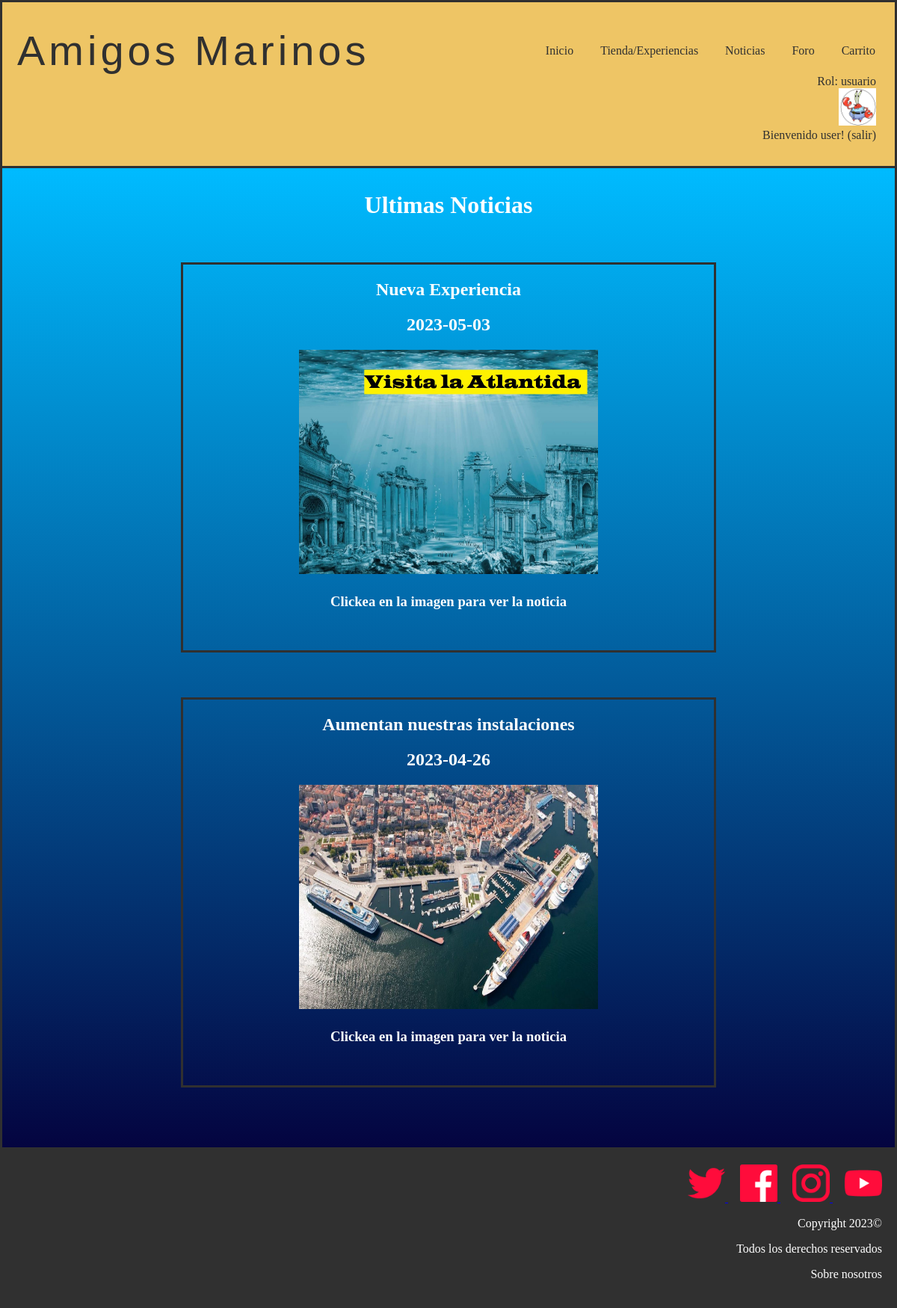
Page /noticias.php (signed in) on the committed database.
### tables this page shows
CREATE TABLE IF NOT EXISTS `rol` (
  `numero` int(11) NOT NULL,
  `nombre` varchar(25) NOT NULL,
  PRIMARY KEY (`numero`)
);

CREATE TABLE IF NOT EXISTS `noticia` (
  `id` int(10) NOT NULL AUTO_INCREMENT,
  `imagen` text NOT NULL,
  `descripción` text NOT NULL,
  `fecha` date NOT NULL,
  `titulo` text NOT NULL,
  PRIMARY KEY (`id`)
);

### includes/Usuario.php (called while the page is built, shortened)
<?php
class Usuario{
    public static function getNombreRol($rol)
    {
        $conn = Aplicacion::getInstance()->getConexionBd();
        $query = sprintf("SELECT nombre FROM rol U WHERE U.numero='%d'", $rol);
        $rs = $conn->query($query);
        $fila=$rs->fetch_assoc();
        return $fila['nombre'];
    }
}
?>

### includes/level.php (called while the page is built, shortened)
<?php
class level{
    private $numero;
    private function __construct($numero,$nombre,$minimo,$maximo){
        $this->numero = $numero;
    }
    public static function getLevel($puntos){
        $conn = Aplicacion::getInstance()->getConexionBd();
        $query = sprintf("SELECT * FROM nivel U WHERE $puntos<=U.maximo AND $puntos>=U.minimo");
        $rs = $conn->query($query);
        $fila=$rs->fetch_assoc();
        $level = new level($fila['numero'], $fila['nombre'], $fila['minimo'], $fila['maximo']);
        return $level;
    }
    public function getNumero(){
        return $this->numero;
    }
}
?>

### includes/noticia.php (called while the page is built, shortened)
<?php
class Noticia{
private $id;
private $titulo;
private $fecha;
private $imagen;
public function __construct($id=null,$titulo,$descripcion,$fecha,$imagen){
$this->id=$id;
$this->titulo=$titulo;
$this->fecha=$fecha;
$this->imagen=$imagen;
}
public static function cargarNoticias(){
    $noticias=[];
    $conn = Aplicacion::getInstance()->getConexionBd();
    $query = sprintf("SELECT * FROM noticia ORDER BY fecha DESC");
    $resultado = mysqli_query($conn, $query);
    $i = 0;
    if(mysqli_num_rows($resultado) > 0){
        while($fila = $resultado->fetch_assoc()){
            $noticias[$i] = new Noticia($fila["id"], $fila["titulo"], $fila["descripción"], $fila["fecha"], $fila["imagen"]);
            $i++;
        }
    }
    return $noticias;
}
public function getTitulo(){
    return $this->titulo;
}
public function getFecha(){
    return $this->fecha;
}
public function getImagen(){
    return $this->imagen;
}
public function getId(){
    return $this->id;
}
}
?>

### noticias.php (the view, shortened to what this page needs)
<?php
require_once __DIR__.'/includes/Noticia.php';
?>
<!DOCTYPE html>
<html>
    <head>
        <link rel="stylesheet" type="text/css" href="./css/style.css" />
    </head>
    <body>
            <?php
                require ('./includes/comun/cabecera.php');
            ?>
            <main>
                <div class="container">
                    <h1>Ultimas Noticias</h1>
                    <br><br>
                    <div class="noticias">
                        <?php
                        $noticias=Noticia::cargarNoticias();
                        if($noticias==false){
                            echo "No hay experiencias disponibles a la venta";
                        }else{
                            foreach($noticias as $noticia){
                                ?>
                                <div class='noticiaBox'>
                                <?php
                                echo "<h2>".$noticia->getTitulo()."<h2>";
                                echo "<h2>".$noticia->getFecha()."<h2>";
                                echo "<a href='vistaNoticia.php?id=" . urlencode($noticia->getId()) . "'><img src='". $noticia->getImagen() ."'id='icono_noticia'></a>";
                                echo "<h3>Clickea en la imagen para ver la noticia</h3>";
                                echo "<br><br>";
                                ?>
                                </div>
                                <?php
                            }
                        }
                        ?>
                    </div>
                </div>
            </main>
            <?php
                require('./includes/comun/pie.php');
            ?>
    </body>
</html>

### includes/comun/cabecera.php (shortened to what this page needs)
<?php
require_once './includes/level.php';
require_once './includes/Usuario.php';
function reconocerUsuario() {
  if (isset($_SESSION["login"]) && ($_SESSION["login"]===true)){
    echo'Rol: '.Usuario::getNombreRol($_SESSION['rol']);
    $level=level::getLevel($_SESSION["puntos"]);
    if($level->getNumero() == level::cangrejo){
      echo '<form method="post" action="micuenta.php">
      <input type="image" src="./img/cangrejo.jpg" name="boton" width="50" alt="Botón icono cangrejo"  height="50" />
      </form>';
      echo 'Bienvenido ' . $_SESSION['nombre'] . '! ';
      echo '<a href="logout.php">(salir)</a>';
    }
  } else {
    echo '<form method="post" action="login.php">
    <input type="image" src="./img/usuariodesconocido.jpg" name="boton" width="50" alt="Botón para ir a login"  height="50" />
    </form>';
    echo 'Usuario desconocido. ';
    echo '<a href="login.php">Login </a>';
  }
}
?>
<header class ="header">
  <div class="cont logo-nav-cont" >
    <a class="logo">Amigos Marinos</a>
    <nav class="navigation">
          <ul>
            <li><a href="index.php ">Inicio</a></li>
            <li><a href="tienda.php">Tienda/Experiencias</a></li>
            <li><a href="noticias.php">Noticias</a></li>
            <li><a href="foro.php">Foro</a></li>
            <?php
            if (isset($_SESSION["login"]) && ($_SESSION["login"]===true)){
              ?>
              <li><a href="vistaCarrito.php">Carrito</a></li>
              <br>
              <?php
            }
          ?>
      </nav>
    </div>
		<div class="login" >
		 <?php
		reconocerUsuario();
		?>
		</div>
</header>

### css/style.css (style rules this page uses)
body { color: white; background-color: white; text-align: center; margin: auto; }
.container { background-image: linear-gradient(to bottom,#00bbff, #040440); border: 3px solid #303030; padding-top: 10px; padding-bottom: 20px; }
img { width :50px; height :50px; border :5px; }
.header { background-color: #eec565; color:#303030; border: 3px solid #303030; border-bottom: none; padding:2rem 0; }
.header a { color:#303030; text-decoration:none; }
.logo { letter-spacing: 5px; font-size: 3.5em; font-family:Impact, Haettenschweiler, 'Arial Narrow Bold', sans-serif; margin-left: 20px; max-width: 100%; max-height: 100%; }
.logo-nav-cont { display: flex; justify-content: space-between; align-items: center; margin-right: 10px; }
.navigation ul { margin: 0; padding: 0; list-style: none; }
.navigation ul li { display:inline-block; }
.navigation ul li a { display: block; padding: 0.5rem 1rem; transition: all 0.4s linear; border-radius: 5px; }
.login { text-align: right; margin-right: 25px; }
input[type="text"], input[type="email"], input::placeholder, input[type="password"],textarea,input[type="number"],input[type="password"] { background-color: transparent; border: none; font-size: 25px; border-bottom: 2px solid #fff; color: #fff; text-align: center; text-shadow: 2px 2px 4px rgba(0, 0, 0, 0.5); }
.noticias { color: white; max-width: 100%; margin: 0 auto; font-size: 16px; text-align: center; }
.noticiaBox { border: 3px solid #303030; margin-left: 20%; margin-right: 20%; margin-bottom: 5%; }
#icono_noticia { width:400px; height: 300px; max-width: 100%; max-height: 100%; }

### rows in the picture
rol: nombre "usuario"
noticia: titulo "Nueva Experiencia", fecha "2023-05-03", imagen (picture)
noticia: titulo "Aumentan nuestras instalaciones", fecha "2023-04-26", imagen (picture)

### other values in the picture
$_SESSION['nombre'] "user"
